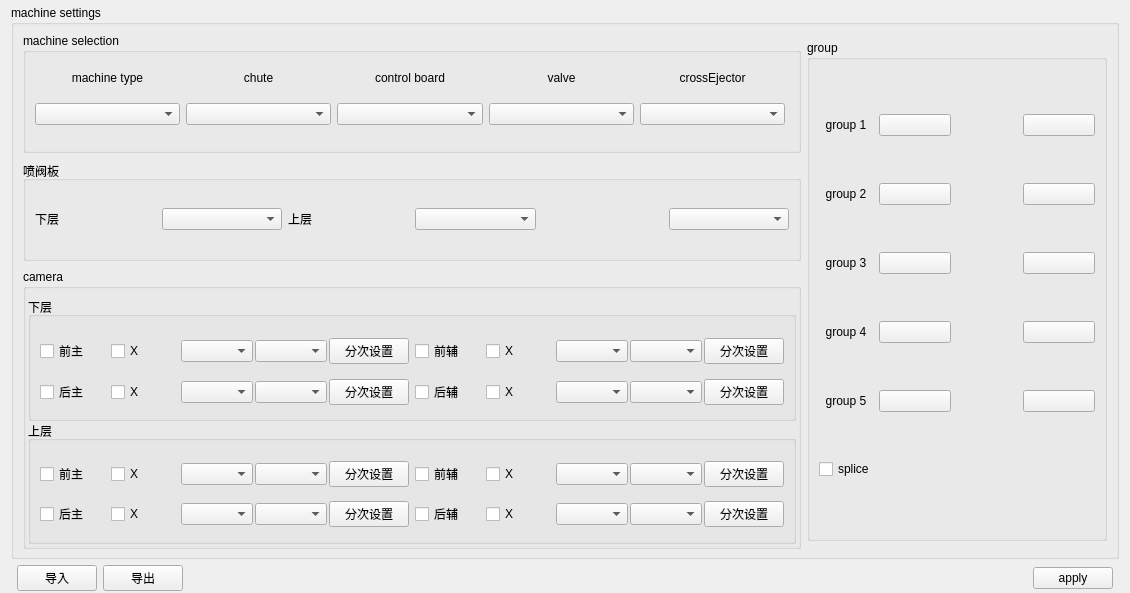
<?xml version="1.0" encoding="UTF-8"?>
<ui version="4.0">
 <class>MachineSetWidget</class>
 <widget class="QWidget" name="MachineSetWidget">
  <property name="geometry">
   <rect>
    <x>0</x>
    <y>0</y>
    <width>1130</width>
    <height>593</height>
   </rect>
  </property>
  <property name="windowTitle">
   <string notr="true">Form</string>
  </property>
  <layout class="QGridLayout" name="gridLayout_7">
   <property name="topMargin">
    <number>5</number>
   </property>
   <property name="bottomMargin">
    <number>2</number>
   </property>
   <item row="2" column="1">
    <widget class="QPushButton" name="InputSetBtn">
     <property name="text">
      <string>导入</string>
     </property>
    </widget>
   </item>
   <item row="2" column="2">
    <widget class="QPushButton" name="OutputSetBtn">
     <property name="text">
      <string>导出</string>
     </property>
    </widget>
   </item>
   <item row="0" column="0" colspan="6">
    <widget class="QGroupBox" name="mainGroup">
     <property name="title">
      <string notr="true">machine settings</string>
     </property>
     <layout class="QGridLayout" name="gridLayout_8">
      <property name="topMargin">
       <number>5</number>
      </property>
      <property name="bottomMargin">
       <number>2</number>
      </property>
      <property name="verticalSpacing">
       <number>5</number>
      </property>
      <item row="0" column="0">
       <widget class="QGroupBox" name="groupBox_2">
        <property name="minimumSize">
         <size>
          <width>0</width>
          <height>0</height>
         </size>
        </property>
        <property name="maximumSize">
         <size>
          <width>16777215</width>
          <height>120</height>
         </size>
        </property>
        <property name="title">
         <string notr="true">machine selection</string>
        </property>
        <layout class="QHBoxLayout" name="horizontalLayout_6">
         <property name="topMargin">
          <number>2</number>
         </property>
         <property name="rightMargin">
          <number>13</number>
         </property>
         <item>
          <layout class="QVBoxLayout" name="verticalLayout_2">
           <property name="spacing">
            <number>2</number>
           </property>
           <item>
            <widget class="QLabel" name="label">
             <property name="sizePolicy">
              <sizepolicy hsizetype="Preferred" vsizetype="Fixed">
               <horstretch>0</horstretch>
               <verstretch>0</verstretch>
              </sizepolicy>
             </property>
             <property name="text">
              <string notr="true">machine type</string>
             </property>
             <property name="alignment">
              <set>Qt::AlignCenter</set>
             </property>
            </widget>
           </item>
           <item>
            <widget class="QComboBox" name="comboBoxMachineType"/>
           </item>
          </layout>
         </item>
         <item>
          <layout class="QVBoxLayout" name="verticalLayout_3">
           <property name="spacing">
            <number>2</number>
           </property>
           <item>
            <widget class="QLabel" name="label_5">
             <property name="sizePolicy">
              <sizepolicy hsizetype="Preferred" vsizetype="Fixed">
               <horstretch>0</horstretch>
               <verstretch>0</verstretch>
              </sizepolicy>
             </property>
             <property name="text">
              <string notr="true">chute</string>
             </property>
             <property name="alignment">
              <set>Qt::AlignCenter</set>
             </property>
            </widget>
           </item>
           <item>
            <widget class="QComboBox" name="comboBoxMachineChildType"/>
           </item>
          </layout>
         </item>
         <item>
          <layout class="QVBoxLayout" name="verticalLayout_6">
           <property name="spacing">
            <number>2</number>
           </property>
           <item>
            <widget class="QLabel" name="label_19">
             <property name="sizePolicy">
              <sizepolicy hsizetype="Preferred" vsizetype="Fixed">
               <horstretch>0</horstretch>
               <verstretch>0</verstretch>
              </sizepolicy>
             </property>
             <property name="text">
              <string notr="true">control board</string>
             </property>
             <property name="alignment">
              <set>Qt::AlignCenter</set>
             </property>
            </widget>
           </item>
           <item>
            <widget class="QComboBox" name="comboBoxControlBoard"/>
           </item>
          </layout>
         </item>
         <item>
          <layout class="QVBoxLayout" name="verticalLayout_4">
           <property name="spacing">
            <number>2</number>
           </property>
           <item>
            <widget class="QLabel" name="label_8">
             <property name="sizePolicy">
              <sizepolicy hsizetype="Preferred" vsizetype="Fixed">
               <horstretch>0</horstretch>
               <verstretch>0</verstretch>
              </sizepolicy>
             </property>
             <property name="text">
              <string notr="true">valve</string>
             </property>
             <property name="alignment">
              <set>Qt::AlignCenter</set>
             </property>
            </widget>
           </item>
           <item>
            <widget class="QComboBox" name="comboBoxVavle"/>
           </item>
          </layout>
         </item>
         <item>
          <layout class="QVBoxLayout" name="verticalLayout_5">
           <property name="spacing">
            <number>2</number>
           </property>
           <item>
            <widget class="QLabel" name="label_15">
             <property name="sizePolicy">
              <sizepolicy hsizetype="Preferred" vsizetype="Fixed">
               <horstretch>0</horstretch>
               <verstretch>0</verstretch>
              </sizepolicy>
             </property>
             <property name="text">
              <string notr="true">crossEjector</string>
             </property>
             <property name="alignment">
              <set>Qt::AlignCenter</set>
             </property>
            </widget>
           </item>
           <item>
            <widget class="QComboBox" name="comboBoxCrossEjector"/>
           </item>
          </layout>
         </item>
        </layout>
       </widget>
      </item>
      <item row="2" column="0">
       <widget class="QGroupBox" name="groupBox_5">
        <property name="minimumSize">
         <size>
          <width>0</width>
          <height>150</height>
         </size>
        </property>
        <property name="maximumSize">
         <size>
          <width>16777215</width>
          <height>280</height>
         </size>
        </property>
        <property name="title">
         <string notr="true">camera</string>
        </property>
        <layout class="QGridLayout" name="gridLayout">
         <property name="leftMargin">
          <number>2</number>
         </property>
         <property name="topMargin">
          <number>8</number>
         </property>
         <property name="rightMargin">
          <number>2</number>
         </property>
         <property name="bottomMargin">
          <number>2</number>
         </property>
         <property name="verticalSpacing">
          <number>0</number>
         </property>
         <item row="0" column="0">
          <widget class="QGroupBox" name="groupBox_3">
           <property name="minimumSize">
            <size>
             <width>0</width>
             <height>0</height>
            </size>
           </property>
           <property name="title">
            <string>下层</string>
           </property>
           <layout class="QGridLayout" name="gridLayout_3">
            <property name="topMargin">
             <number>8</number>
            </property>
            <property name="bottomMargin">
             <number>0</number>
            </property>
            <property name="verticalSpacing">
             <number>2</number>
            </property>
            <item row="0" column="0">
             <layout class="QHBoxLayout" name="horizontalLayout_10">
              <property name="spacing">
               <number>2</number>
              </property>
              <item>
               <widget class="QCheckBox" name="front">
                <property name="text">
                 <string notr="true">前主</string>
                </property>
               </widget>
              </item>
              <item>
               <widget class="QCheckBox" name="frontX">
                <property name="text">
                 <string>X</string>
                </property>
               </widget>
              </item>
              <item>
               <widget class="QComboBox" name="frontUintComboBox"/>
              </item>
              <item>
               <widget class="QComboBox" name="frontValveComboBox"/>
              </item>
              <item>
               <widget class="QPushButton" name="groupsetBtn_1">
                <property name="text">
                 <string>分次设置</string>
                </property>
               </widget>
              </item>
             </layout>
            </item>
            <item row="0" column="1">
             <layout class="QHBoxLayout" name="horizontalLayout_12">
              <property name="spacing">
               <number>2</number>
              </property>
              <item>
               <widget class="QCheckBox" name="frontAuxiliary">
                <property name="text">
                 <string notr="true">前辅</string>
                </property>
               </widget>
              </item>
              <item>
               <widget class="QCheckBox" name="frontAuxiliaryX">
                <property name="text">
                 <string>X</string>
                </property>
               </widget>
              </item>
              <item>
               <widget class="QComboBox" name="frontAuxiliUintComboBox"/>
              </item>
              <item>
               <widget class="QComboBox" name="frontAuxiliValveComboBox"/>
              </item>
              <item>
               <widget class="QPushButton" name="groupsetBtn_3">
                <property name="text">
                 <string>分次设置</string>
                </property>
               </widget>
              </item>
             </layout>
            </item>
            <item row="1" column="0">
             <layout class="QHBoxLayout" name="horizontalLayout_11">
              <property name="spacing">
               <number>2</number>
              </property>
              <item>
               <widget class="QCheckBox" name="rear">
                <property name="text">
                 <string notr="true">后主</string>
                </property>
               </widget>
              </item>
              <item>
               <widget class="QCheckBox" name="rearX">
                <property name="text">
                 <string>X</string>
                </property>
               </widget>
              </item>
              <item>
               <widget class="QComboBox" name="rearUintComboBox"/>
              </item>
              <item>
               <widget class="QComboBox" name="rearValveComboBox"/>
              </item>
              <item>
               <widget class="QPushButton" name="groupsetBtn_2">
                <property name="text">
                 <string>分次设置</string>
                </property>
               </widget>
              </item>
             </layout>
            </item>
            <item row="1" column="1">
             <layout class="QHBoxLayout" name="horizontalLayout_13">
              <property name="spacing">
               <number>2</number>
              </property>
              <item>
               <widget class="QCheckBox" name="rearAuxiliary">
                <property name="text">
                 <string notr="true">后辅</string>
                </property>
               </widget>
              </item>
              <item>
               <widget class="QCheckBox" name="rearAuxiliaryX">
                <property name="text">
                 <string>X</string>
                </property>
               </widget>
              </item>
              <item>
               <widget class="QComboBox" name="rearAuxiUintComboBox"/>
              </item>
              <item>
               <widget class="QComboBox" name="rearAuxiValveComboBox"/>
              </item>
              <item>
               <widget class="QPushButton" name="groupsetBtn_4">
                <property name="text">
                 <string>分次设置</string>
                </property>
               </widget>
              </item>
             </layout>
            </item>
           </layout>
          </widget>
         </item>
         <item row="1" column="0">
          <widget class="QGroupBox" name="groupBox_4">
           <property name="title">
            <string>上层</string>
           </property>
           <layout class="QGridLayout" name="gridLayout_4">
            <property name="topMargin">
             <number>8</number>
            </property>
            <property name="bottomMargin">
             <number>0</number>
            </property>
            <property name="verticalSpacing">
             <number>2</number>
            </property>
            <item row="0" column="0">
             <layout class="QHBoxLayout" name="horizontalLayout_18">
              <property name="spacing">
               <number>2</number>
              </property>
              <item>
               <widget class="QCheckBox" name="front_3">
                <property name="text">
                 <string notr="true">前主</string>
                </property>
               </widget>
              </item>
              <item>
               <widget class="QCheckBox" name="frontX_3">
                <property name="text">
                 <string>X</string>
                </property>
               </widget>
              </item>
              <item>
               <widget class="QComboBox" name="frontUintComboBox_3"/>
              </item>
              <item>
               <widget class="QComboBox" name="frontValveComboBox_3"/>
              </item>
              <item>
               <widget class="QPushButton" name="groupsetBtn_5">
                <property name="text">
                 <string>分次设置</string>
                </property>
               </widget>
              </item>
             </layout>
            </item>
            <item row="0" column="1">
             <layout class="QHBoxLayout" name="horizontalLayout_19">
              <property name="spacing">
               <number>2</number>
              </property>
              <item>
               <widget class="QCheckBox" name="frontAuxiliary_3">
                <property name="text">
                 <string notr="true">前辅</string>
                </property>
               </widget>
              </item>
              <item>
               <widget class="QCheckBox" name="frontAuxiliaryX_3">
                <property name="text">
                 <string>X</string>
                </property>
               </widget>
              </item>
              <item>
               <widget class="QComboBox" name="frontAuxiliUintComboBox_3"/>
              </item>
              <item>
               <widget class="QComboBox" name="frontAuxiliValveComboBox_3"/>
              </item>
              <item>
               <widget class="QPushButton" name="groupsetBtn_7">
                <property name="text">
                 <string>分次设置</string>
                </property>
               </widget>
              </item>
             </layout>
            </item>
            <item row="1" column="0">
             <layout class="QHBoxLayout" name="horizontalLayout_20">
              <property name="spacing">
               <number>2</number>
              </property>
              <item>
               <widget class="QCheckBox" name="rear_3">
                <property name="text">
                 <string notr="true">后主</string>
                </property>
               </widget>
              </item>
              <item>
               <widget class="QCheckBox" name="rearX_3">
                <property name="text">
                 <string>X</string>
                </property>
               </widget>
              </item>
              <item>
               <widget class="QComboBox" name="rearUintComboBox_3"/>
              </item>
              <item>
               <widget class="QComboBox" name="rearValveComboBox_3"/>
              </item>
              <item>
               <widget class="QPushButton" name="groupsetBtn_6">
                <property name="text">
                 <string>分次设置</string>
                </property>
               </widget>
              </item>
             </layout>
            </item>
            <item row="1" column="1">
             <layout class="QHBoxLayout" name="horizontalLayout_21">
              <property name="spacing">
               <number>2</number>
              </property>
              <item>
               <widget class="QCheckBox" name="rearAuxiliary_3">
                <property name="text">
                 <string notr="true">后辅</string>
                </property>
               </widget>
              </item>
              <item>
               <widget class="QCheckBox" name="rearAuxiliaryX_3">
                <property name="text">
                 <string>X</string>
                </property>
               </widget>
              </item>
              <item>
               <widget class="QComboBox" name="rearAuxiUintComboBox_3"/>
              </item>
              <item>
               <widget class="QComboBox" name="rearAuxiValveComboBox_3"/>
              </item>
              <item>
               <widget class="QPushButton" name="groupsetBtn_8">
                <property name="text">
                 <string>分次设置</string>
                </property>
               </widget>
              </item>
             </layout>
            </item>
           </layout>
          </widget>
         </item>
        </layout>
       </widget>
      </item>
      <item row="0" column="1" rowspan="3">
       <widget class="QGroupBox" name="groupBox">
        <property name="minimumSize">
         <size>
          <width>300</width>
          <height>501</height>
         </size>
        </property>
        <property name="maximumSize">
         <size>
          <width>300</width>
          <height>501</height>
         </size>
        </property>
        <property name="title">
         <string notr="true">group</string>
        </property>
        <layout class="QGridLayout" name="gridLayout_2" columnstretch="1,4">
         <property name="verticalSpacing">
          <number>2</number>
         </property>
         <item row="4" column="1">
          <layout class="QHBoxLayout" name="horizontalLayout_5">
           <item>
            <widget class="QPushButton" name="delBtn_5">
             <property name="text">
              <string/>
             </property>
            </widget>
           </item>
           <item>
            <widget class="QLabel" name="label_13">
             <property name="minimumSize">
              <size>
               <width>0</width>
               <height>0</height>
              </size>
             </property>
             <property name="text">
              <string/>
             </property>
             <property name="alignment">
              <set>Qt::AlignCenter</set>
             </property>
            </widget>
           </item>
           <item>
            <widget class="QPushButton" name="addBtn_5">
             <property name="text">
              <string/>
             </property>
            </widget>
           </item>
          </layout>
         </item>
         <item row="2" column="0">
          <widget class="QLabel" name="label_6">
           <property name="text">
            <string notr="true">group 3</string>
           </property>
           <property name="alignment">
            <set>Qt::AlignCenter</set>
           </property>
          </widget>
         </item>
         <item row="3" column="1">
          <layout class="QHBoxLayout" name="horizontalLayout_4">
           <item>
            <widget class="QPushButton" name="delBtn_4">
             <property name="text">
              <string/>
             </property>
            </widget>
           </item>
           <item>
            <widget class="QLabel" name="label_12">
             <property name="minimumSize">
              <size>
               <width>0</width>
               <height>0</height>
              </size>
             </property>
             <property name="text">
              <string/>
             </property>
             <property name="alignment">
              <set>Qt::AlignCenter</set>
             </property>
            </widget>
           </item>
           <item>
            <widget class="QPushButton" name="addBtn_4">
             <property name="text">
              <string/>
             </property>
            </widget>
           </item>
          </layout>
         </item>
         <item row="1" column="0">
          <widget class="QLabel" name="label_3">
           <property name="text">
            <string notr="true">group 2</string>
           </property>
           <property name="alignment">
            <set>Qt::AlignCenter</set>
           </property>
          </widget>
         </item>
         <item row="2" column="1">
          <layout class="QHBoxLayout" name="horizontalLayout_3">
           <item>
            <widget class="QPushButton" name="delBtn_3">
             <property name="text">
              <string/>
             </property>
            </widget>
           </item>
           <item>
            <widget class="QLabel" name="label_11">
             <property name="minimumSize">
              <size>
               <width>0</width>
               <height>0</height>
              </size>
             </property>
             <property name="text">
              <string/>
             </property>
             <property name="alignment">
              <set>Qt::AlignCenter</set>
             </property>
            </widget>
           </item>
           <item>
            <widget class="QPushButton" name="addBtn_3">
             <property name="text">
              <string/>
             </property>
            </widget>
           </item>
          </layout>
         </item>
         <item row="3" column="0">
          <widget class="QLabel" name="label_7">
           <property name="text">
            <string notr="true">group 4</string>
           </property>
           <property name="alignment">
            <set>Qt::AlignCenter</set>
           </property>
          </widget>
         </item>
         <item row="5" column="0" colspan="2">
          <widget class="QCheckBox" name="segmentCheckBox">
           <property name="text">
            <string notr="true">splice</string>
           </property>
          </widget>
         </item>
         <item row="1" column="1">
          <layout class="QHBoxLayout" name="horizontalLayout_2">
           <item>
            <widget class="QPushButton" name="delBtn_2">
             <property name="text">
              <string/>
             </property>
            </widget>
           </item>
           <item>
            <widget class="QLabel" name="label_10">
             <property name="minimumSize">
              <size>
               <width>0</width>
               <height>0</height>
              </size>
             </property>
             <property name="text">
              <string/>
             </property>
             <property name="alignment">
              <set>Qt::AlignCenter</set>
             </property>
            </widget>
           </item>
           <item>
            <widget class="QPushButton" name="addBtn_2">
             <property name="text">
              <string/>
             </property>
            </widget>
           </item>
          </layout>
         </item>
         <item row="0" column="1">
          <layout class="QHBoxLayout" name="horizontalLayout">
           <item>
            <widget class="QPushButton" name="delBtn_1">
             <property name="text">
              <string/>
             </property>
            </widget>
           </item>
           <item>
            <widget class="QLabel" name="label_9">
             <property name="minimumSize">
              <size>
               <width>0</width>
               <height>0</height>
              </size>
             </property>
             <property name="text">
              <string/>
             </property>
             <property name="alignment">
              <set>Qt::AlignCenter</set>
             </property>
            </widget>
           </item>
           <item>
            <widget class="QPushButton" name="addBtn_1">
             <property name="text">
              <string/>
             </property>
            </widget>
           </item>
          </layout>
         </item>
         <item row="4" column="0">
          <widget class="QLabel" name="label_4">
           <property name="text">
            <string notr="true">group 5</string>
           </property>
           <property name="alignment">
            <set>Qt::AlignCenter</set>
           </property>
          </widget>
         </item>
         <item row="0" column="0">
          <widget class="QLabel" name="label_2">
           <property name="text">
            <string notr="true">group 1</string>
           </property>
           <property name="alignment">
            <set>Qt::AlignCenter</set>
           </property>
          </widget>
         </item>
        </layout>
       </widget>
      </item>
      <item row="1" column="0">
       <widget class="QGroupBox" name="groupBox_6">
        <property name="minimumSize">
         <size>
          <width>0</width>
          <height>0</height>
         </size>
        </property>
        <property name="maximumSize">
         <size>
          <width>16777215</width>
          <height>100</height>
         </size>
        </property>
        <property name="title">
         <string notr="true">喷阀板</string>
        </property>
        <layout class="QGridLayout" name="gridLayout_6">
         <property name="topMargin">
          <number>2</number>
         </property>
         <property name="bottomMargin">
          <number>2</number>
         </property>
         <item row="0" column="2">
          <layout class="QHBoxLayout" name="horizontalLayout_14">
           <item>
            <widget class="QLabel" name="label_14">
             <property name="text">
              <string/>
             </property>
            </widget>
           </item>
           <item>
            <widget class="QComboBox" name="comboBoxVavleRatio">
             <property name="maximumSize">
              <size>
               <width>150</width>
               <height>16777215</height>
              </size>
             </property>
            </widget>
           </item>
          </layout>
         </item>
         <item row="0" column="1">
          <layout class="QHBoxLayout" name="horizontalLayout_34">
           <item>
            <widget class="QLabel" name="labelLayerUp">
             <property name="text">
              <string>上层</string>
             </property>
            </widget>
           </item>
           <item>
            <widget class="QComboBox" name="upLayerComboBox"/>
           </item>
          </layout>
         </item>
         <item row="0" column="0">
          <layout class="QHBoxLayout" name="horizontalLayout_8">
           <item>
            <widget class="QLabel" name="labelLayerLow">
             <property name="text">
              <string>下层</string>
             </property>
            </widget>
           </item>
           <item>
            <widget class="QComboBox" name="lowLayerComboBox"/>
           </item>
          </layout>
         </item>
        </layout>
       </widget>
      </item>
     </layout>
     <zorder>groupBox_2</zorder>
     <zorder>groupBox</zorder>
     <zorder>groupBox_6</zorder>
     <zorder>groupBox_5</zorder>
    </widget>
   </item>
   <item row="2" column="4">
    <widget class="QPushButton" name="applyBtn">
     <property name="text">
      <string notr="true">apply</string>
     </property>
    </widget>
   </item>
   <item row="2" column="3">
    <spacer name="horizontalSpacer">
     <property name="orientation">
      <enum>Qt::Horizontal</enum>
     </property>
     <property name="sizeHint" stdset="0">
      <size>
       <width>1010</width>
       <height>20</height>
      </size>
     </property>
    </spacer>
   </item>
  </layout>
 </widget>
 <resources/>
 <connections/>
</ui>
